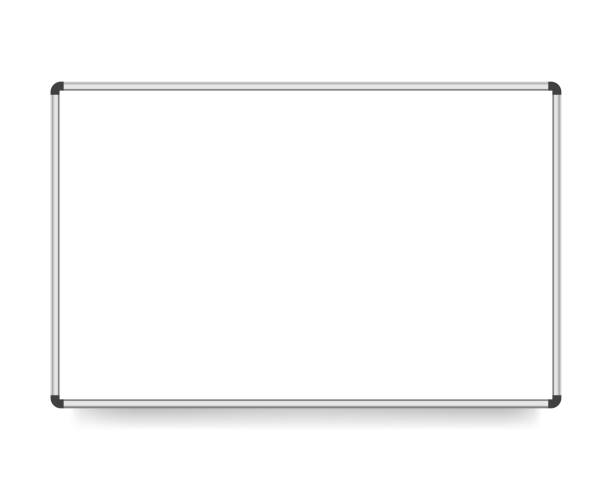
#> input picture data/whiteboard.jpg, 612 x 490 px
$ python contour.py
#> lines starting #> are read from the running program, lines starting #| are printed output that depends on the picture; after the words box and inside, x2 and y2 are one past the last pixel; in counts of white or black regions, pixels touching at a corner belong together
import os
import cv2

print(cv2.__version__)

#import images
img2 = cv2.imread(os.path.join('.','data','whiteboard.jpg'))
#> img2 is the input picture: shape (490, 612, 3); min 35, max 255, mean 250.8
img = cv2.imread(os.path.join('.', 'data','crows.jpg'))
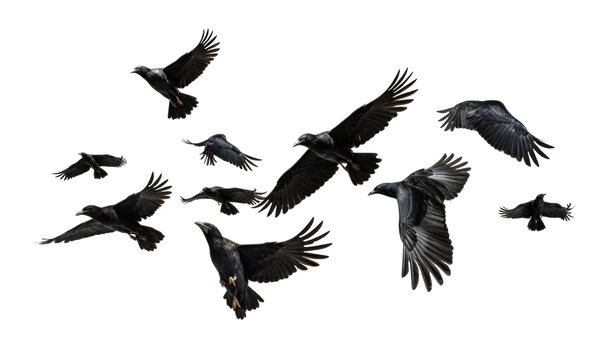
#> input picture data/crows.jpg, 599 x 360 px
#> img is the input picture: shape (360, 599, 3); mean B, G, R 222, 222.3, 222.5

#gray -> threshold -> contour
img_gray = cv2.cvtColor(img, cv2.COLOR_BGR2GRAY)
ret, thresh = cv2.threshold(img_gray, 167, 255, cv2.THRESH_BINARY_INV)
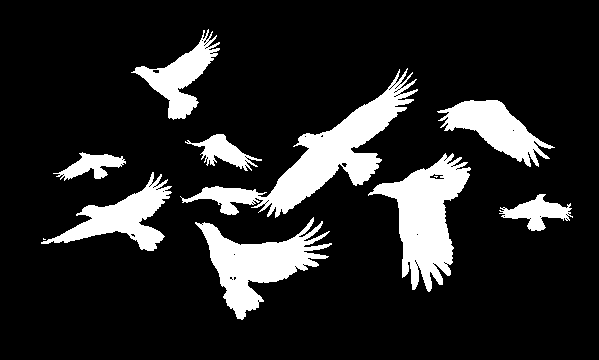
#> thresh: shape (360, 599); 15% white; 11 white regions (2 under 20 px)

contours, hierarchy = cv2.findContours(thresh, cv2.RETR_TREE, cv2.CHAIN_APPROX_SIMPLE)
#> contours = 103 contours, 91 with area under 20; largest, box (x1, y1, x2, y2) and area: (180, 68, 418, 218) 7413, (368, 153, 471, 292) 6060, (195, 217, 332, 320) 5084, (41, 172, 172, 251) 3290, (437, 100, 555, 167) 3176

for cnt in contours:
    if cv2.contourArea(cnt)>100:

        # draw contours on any image
        cv2.drawContours(img, [cnt], -1, (0,255,0), 1)
        cv2.drawContours(img2, [cnt], -1, (0, 255, 0), 1)

        # calculate bounding rect
        x1, y1, w, h = cv2.boundingRect(cnt)

        # draw rectangle on each contours
        cv2.rectangle(img, (x1, y1), (x1+w, y1+h), (255,0,0), 2)
#> this loop made 103 passes
#> (x1, y1, w, h) on passes 2, 11, 21, 30, 45, 49, 58, 61, 92: (195, 217, 137, 103), (499, 194, 74, 37), (41, 172, 131, 79), (368, 153, 103, 139), (53, 152, 73, 29), (185, 134, 77, 37), (437, 100, 118, 67), (180, 68, 238, 150), (131, 29, 89, 91)
#> cnt on passes 1, 4, 7, 8, 9, 10: [[43, 238], [43, 239], [45, 239], [44, 239]], [[231, 279], [232, 278], [233, 279], [232, 280]], [[294, 266], [295, 265], [296, 266], [295, 267]], [[302, 264], [303, 263], [304, 264], [303, 265]], [[233, 254], [234, 253], [235, 254], [234, 255]], [[201, 224], [202, 223], [203, 224], [202, 225]]
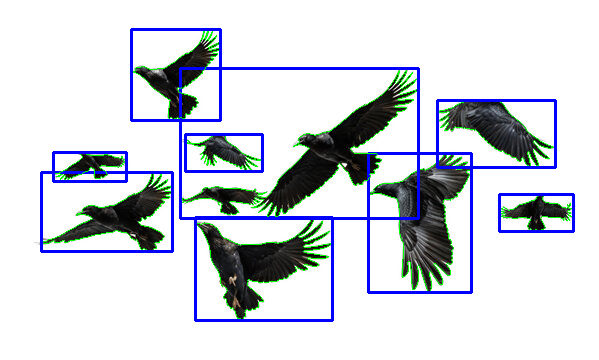
#> img: shape (360, 599, 3); 6.51% of pixels changed, all inside (x1, y1, x2, y2) = (40, 28, 575, 322)
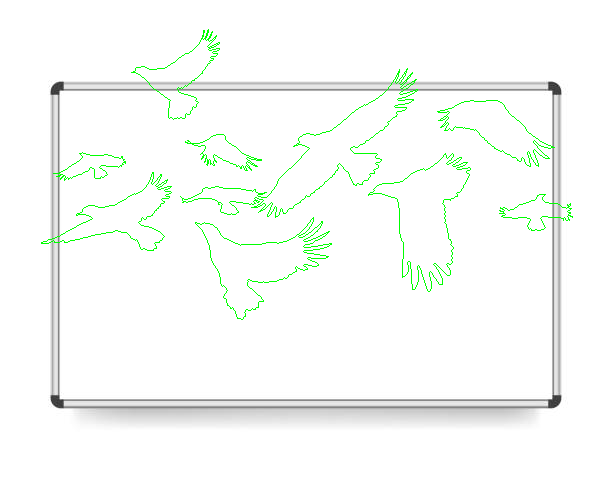
#> img2: shape (490, 612, 3); 1.35% of pixels changed, all inside (x1, y1, x2, y2) = (41, 29, 573, 320)

cv2.imshow('thresh_inv', thresh)
cv2.imshow('crows.jpg', img)

cv2.imshow('img2', img2)
cv2.waitKey(0)
